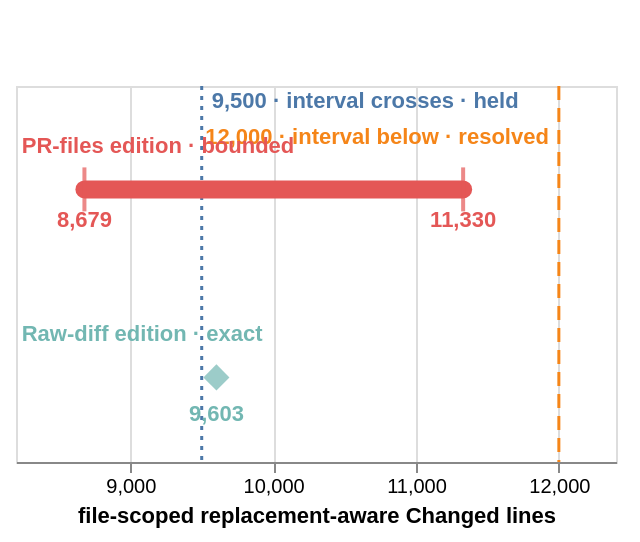

Write a Vega-Lite specification for this figure.
### Vega-Lite specification from a JSON file in a GitHub repository (floating-point values rounded to 4 significant figures)
{"$schema": "https://vega.github.io/schema/vega-lite/v6.json", "description": "Retained file-scoped Changed evidence from two editions of Prettier pull request 13183, compared with configured 9,500 and 12,000 policy thresholds.", "width": "container", "height": 188, "padding": {"left": 8, "right": 12, "top": 42, "bottom": 8}, "data": {"values": [{"sourceId": "prettier-13183-rest", "edition": "PR-files edition · bounded", "narrowEdition": "PR files · bounded", "row": 1, "kind": "bounded", "lower": 8679, "upper": 11330}, {"sourceId": "prettier-13183", "edition": "Raw-diff edition · exact", "narrowEdition": "Raw diff · exact", "row": 0, "kind": "exact", "value": 9603}]}, "encoding": {"x": {"type": "quantitative", "scale": {"domain": [8200, 12400], "nice": false, "zero": false}, "axis": {"title": "file-scoped replacement-aware Changed lines", "format": ",d", "tickCount": 5, "grid": true}}}, "layer": [{"name": "threshold-lines", "data": {"values": [{"threshold": 9500, "standing": "held"}, {"threshold": 12000, "standing": "resolved"}]}, "mark": {"type": "rule", "strokeWidth": 1.5}, "encoding": {"x": {"field": "threshold", "type": "quantitative"}, "color": {"field": "standing", "type": "nominal", "scale": {"domain": ["held", "resolved"]}, "legend": null}, "strokeDash": {"field": "standing", "type": "nominal", "scale": {"domain": ["held", "resolved"], "range": [[2, 3], [7, 4]]}, "legend": null}}}, {"name": "held-threshold-label", "data": {"values": [{"threshold": 9500, "label": "9,500 · interval crosses · held", "narrowLabel": "9.5k · crosses · held", "standing": "held"}]}, "mark": {"type": "text", "align": "left", "baseline": "top", "dx": 5, "fontWeight": 600}, "encoding": {"x": {"field": "threshold", "type": "quantitative"}, "y": {"value": 2}, "text": {"field": "label"}, "color": {"field": "standing", "type": "nominal", "scale": {"domain": ["held", "resolved"]}, "legend": null}}}, {"name": "resolved-threshold-label", "data": {"values": [{"threshold": 12000, "label": "12,000 · interval below · resolved", "narrowLabel": "12k · below · resolved", "standing": "resolved"}]}, "mark": {"type": "text", "align": "right", "baseline": "top", "dx": -5, "fontWeight": 600}, "encoding": {"x": {"field": "threshold", "type": "quantitative"}, "y": {"value": 20}, "text": {"field": "label"}, "color": {"field": "standing", "type": "nominal", "scale": {"domain": ["held", "resolved"]}, "legend": null}}}, {"name": "edition-labels", "mark": {"type": "text", "align": "left", "baseline": "bottom", "dy": -16, "fontWeight": 600}, "encoding": {"x": {"datum": 8240, "type": "quantitative"}, "text": {"field": "edition"}, "color": {"field": "kind", "type": "nominal", "scale": {"domain": ["bounded", "exact"]}, "legend": null}, "y": {"field": "row", "type": "quantitative", "scale": {"domain": [-0.45, 1.55], "nice": false}, "axis": null}}}, {"name": "bounded-interval", "transform": [{"filter": "datum.kind === 'bounded'"}], "mark": {"type": "rule", "strokeWidth": 9, "strokeCap": "round"}, "encoding": {"x": {"field": "lower", "type": "quantitative"}, "x2": {"field": "upper"}, "color": {"field": "kind", "type": "nominal", "scale": {"domain": ["bounded", "exact"]}, "legend": null}, "y": {"field": "row", "type": "quantitative", "scale": {"domain": [-0.45, 1.55], "nice": false}, "axis": null}}}, {"name": "bounded-endpoints", "transform": [{"filter": "datum.kind === 'bounded'"}, {"fold": ["lower", "upper"], "as": ["endpoint", "amount"]}], "mark": {"type": "tick", "thickness": 2, "size": 22}, "encoding": {"x": {"field": "amount", "type": "quantitative"}, "color": {"field": "kind", "type": "nominal", "scale": {"domain": ["bounded", "exact"]}, "legend": null}, "y": {"field": "row", "type": "quantitative", "scale": {"domain": [-0.45, 1.55], "nice": false}, "axis": null}}}, {"name": "bounded-endpoint-labels", "transform": [{"filter": "datum.kind === 'bounded'"}, {"fold": ["lower", "upper"], "as": ["endpoint", "amount"]}], "mark": {"type": "text", "baseline": "top", "dy": 10, "fontWeight": 600}, "encoding": {"x": {"field": "amount", "type": "quantitative"}, "text": {"field": "amount", "type": "quantitative", "format": ",d"}, "color": {"field": "kind", "type": "nominal", "scale": {"domain": ["bounded", "exact"]}, "legend": null}, "y": {"field": "row", "type": "quantitative", "scale": {"domain": [-0.45, 1.55], "nice": false}, "axis": null}}}, {"name": "exact-point", "transform": [{"filter": "datum.kind === 'exact'"}], "mark": {"type": "point", "filled": true, "shape": "diamond", "size": 170, "strokeWidth": 2}, "encoding": {"x": {"field": "value", "type": "quantitative"}, "color": {"field": "kind", "type": "nominal", "scale": {"domain": ["bounded", "exact"]}, "legend": null}, "y": {"field": "row", "type": "quantitative", "scale": {"domain": [-0.45, 1.55], "nice": false}, "axis": null}}}, {"name": "exact-label", "transform": [{"filter": "datum.kind === 'exact'"}], "mark": {"type": "text", "baseline": "top", "dy": 13, "fontWeight": 700}, "encoding": {"x": {"field": "value", "type": "quantitative"}, "text": {"field": "value", "type": "quantitative", "format": ",d"}, "color": {"field": "kind", "type": "nominal", "scale": {"domain": ["bounded", "exact"]}, "legend": null}, "y": {"field": "row", "type": "quantitative", "scale": {"domain": [-0.45, 1.55], "nice": false}, "axis": null}}}], "usermeta": {"standing": "retained immutable observations, not live provider state", "focusPath": "tests/format/js/ternaries/__snapshots__/jsfmt.spec.js.snap", "repository": "prettier/prettier", "pullRequest": 13183, "baseAndMergeBase": "f25a592f571257cef4847e27820e86945c7fcb68", "head": "c7d5925715a31d3c83073e03de1b90673776b691", "policyThresholds": [9500, 12000]}}
